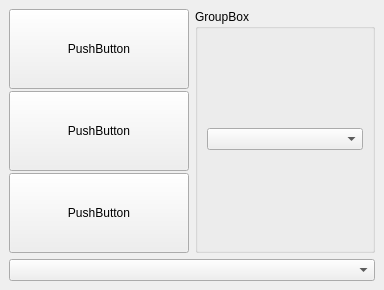
<?xml version="1.0" encoding="UTF-8"?>
<ui version="4.0">
 <class>MainWindow</class>
 <widget class="QMainWindow" name="MainWindow">
  <property name="geometry">
   <rect>
    <x>0</x>
    <y>0</y>
    <width>384</width>
    <height>290</height>
   </rect>
  </property>
  <property name="minimumSize">
   <size>
    <width>210</width>
    <height>150</height>
   </size>
  </property>
  <property name="maximumSize">
   <size>
    <width>400</width>
    <height>350</height>
   </size>
  </property>
  <property name="windowTitle">
   <string>MainWindow</string>
  </property>
  <widget class="QWidget" name="centralwidget">
   <layout class="QGridLayout" name="gridLayout">
    <item row="0" column="0">
     <layout class="QVBoxLayout" name="verticalLayout" stretch="1,1,1">
      <property name="spacing">
       <number>2</number>
      </property>
      <property name="sizeConstraint">
       <enum>QLayout::SizeConstraint::SetDefaultConstraint</enum>
      </property>
      <item>
       <widget class="QPushButton" name="pushButton_2">
        <property name="sizePolicy">
         <sizepolicy hsizetype="Preferred" vsizetype="Minimum">
          <horstretch>0</horstretch>
          <verstretch>50</verstretch>
         </sizepolicy>
        </property>
        <property name="minimumSize">
         <size>
          <width>100</width>
          <height>10</height>
         </size>
        </property>
        <property name="text">
         <string>PushButton</string>
        </property>
       </widget>
      </item>
      <item>
       <widget class="QPushButton" name="pushButton">
        <property name="sizePolicy">
         <sizepolicy hsizetype="Preferred" vsizetype="Minimum">
          <horstretch>0</horstretch>
          <verstretch>50</verstretch>
         </sizepolicy>
        </property>
        <property name="minimumSize">
         <size>
          <width>100</width>
          <height>10</height>
         </size>
        </property>
        <property name="baseSize">
         <size>
          <width>220</width>
          <height>50</height>
         </size>
        </property>
        <property name="text">
         <string>PushButton</string>
        </property>
       </widget>
      </item>
      <item>
       <widget class="QPushButton" name="pushButton_3">
        <property name="sizePolicy">
         <sizepolicy hsizetype="Preferred" vsizetype="Minimum">
          <horstretch>0</horstretch>
          <verstretch>50</verstretch>
         </sizepolicy>
        </property>
        <property name="minimumSize">
         <size>
          <width>100</width>
          <height>10</height>
         </size>
        </property>
        <property name="text">
         <string>PushButton</string>
        </property>
       </widget>
      </item>
     </layout>
    </item>
    <item row="0" column="1">
     <widget class="QGroupBox" name="groupBox">
      <property name="title">
       <string>GroupBox</string>
      </property>
      <layout class="QVBoxLayout" name="verticalLayout_2">
       <item>
        <widget class="QComboBox" name="comboBox_2"/>
       </item>
      </layout>
     </widget>
    </item>
    <item row="1" column="0" colspan="2">
     <widget class="QComboBox" name="comboBox"/>
    </item>
   </layout>
  </widget>
 </widget>
 <resources/>
 <connections/>
</ui>
